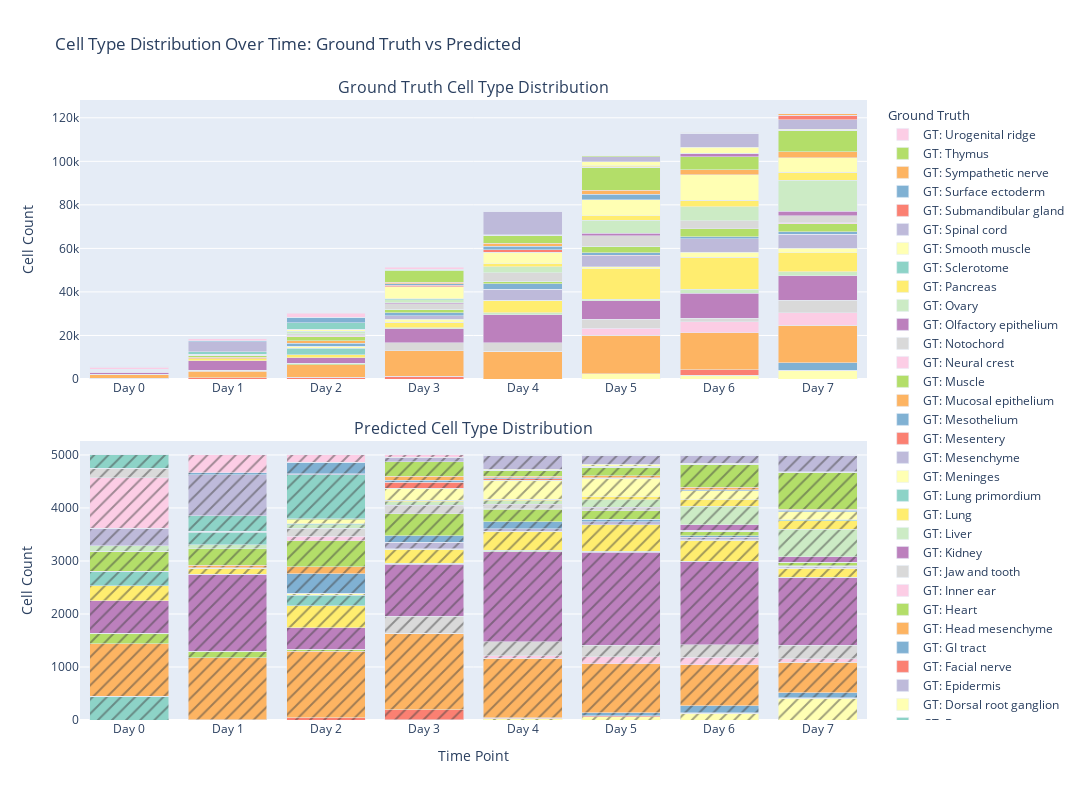
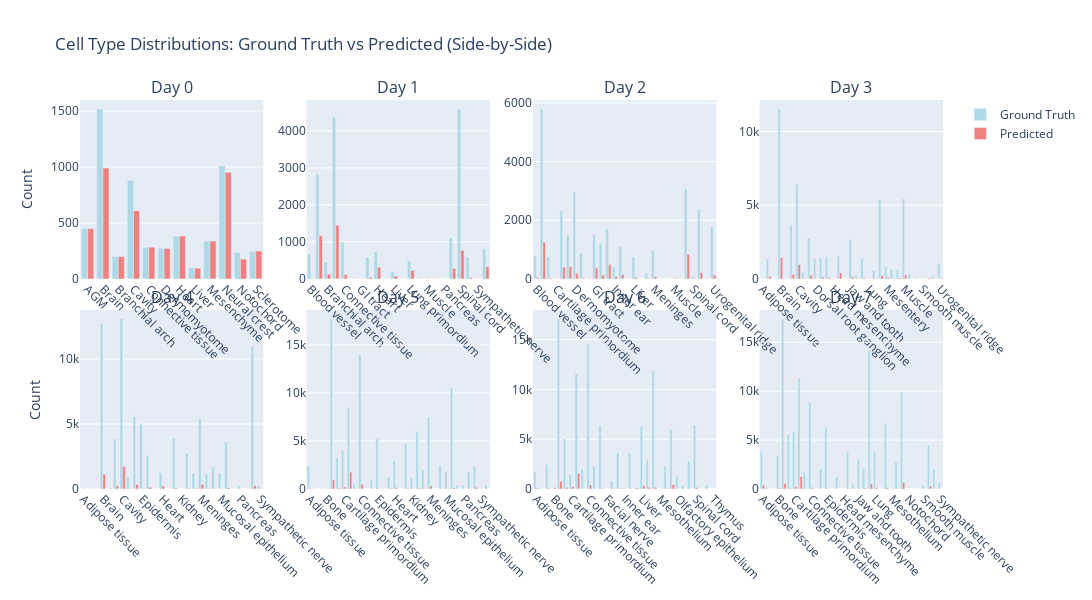
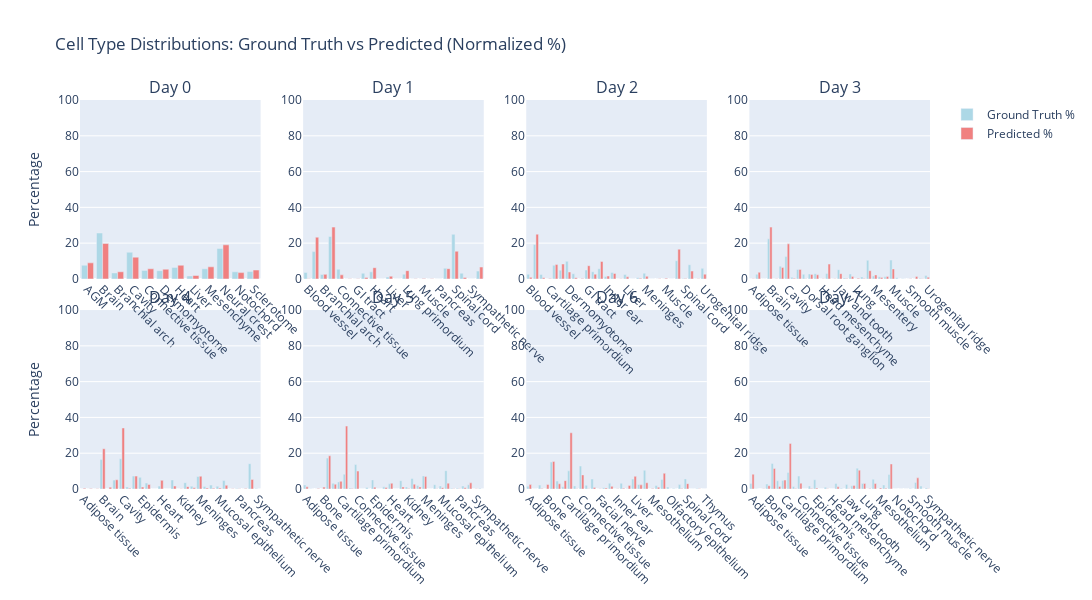

These figures' notebook cell, in order:
### Code cell
import plotly.graph_objects as go
import plotly.express as px
from plotly.subplots import make_subplots
import pandas as pd
import numpy as np

def create_temporal_celltype_histograms(pred_celltype_names_list, gt_celltype_names_list, time_labels=None):
    """
    Create time-varying histograms showing cell type distributions for GT and Predicted data
    """
    
    if time_labels is None:
        time_labels = [f"Time {i}" for i in range(len(pred_celltype_names_list))]
    
    # Get all unique cell types across both datasets
    all_celltypes = set()
    for celltype_names in pred_celltype_names_list + gt_celltype_names_list:
        all_celltypes.update(celltype_names)
    all_celltypes = sorted(list(all_celltypes))
    
    # Create color map for cell types
    colors = px.colors.qualitative.Set3
    if len(all_celltypes) > len(colors):
        colors = colors * (len(all_celltypes) // len(colors) + 1)
    celltype_colors = {ct: colors[i] for i, ct in enumerate(all_celltypes)}
    
    # Prepare data for plotting
    plot_data = []
    
    for t, time_label in enumerate(time_labels):
        # Ground Truth data
        if t < len(gt_celltype_names_list):
            gt_counts = pd.Series(gt_celltype_names_list[t]).value_counts()
            for celltype in all_celltypes:
                count = gt_counts.get(celltype, 0)
                plot_data.append({
                    'Time': time_label,
                    'Cell_Type': celltype,
                    'Count': count,
                    'Data_Type': 'Ground Truth',
                    'Time_Index': t
                })
        
        # Predicted data
        if t < len(pred_celltype_names_list):
            pred_counts = pd.Series(pred_celltype_names_list[t]).value_counts()
            for celltype in all_celltypes:
                count = pred_counts.get(celltype, 0)
                plot_data.append({
                    'Time': time_label,
                    'Cell_Type': celltype,
                    'Count': count,
                    'Data_Type': 'Predicted',
                    'Time_Index': t
                })
    
    df = pd.DataFrame(plot_data)
    
    # Create subplots: one row for GT, one for Predicted
    fig = make_subplots(
        rows=2, cols=1,
        subplot_titles=('Ground Truth Cell Type Distribution', 'Predicted Cell Type Distribution'),
        vertical_spacing=0.1
    )
    
    # Add GT histograms
    gt_data = df[df['Data_Type'] == 'Ground Truth']
    for celltype in all_celltypes:
        celltype_data = gt_data[gt_data['Cell_Type'] == celltype]
        if celltype_data['Count'].sum() > 0:  # Only plot if celltype exists
            fig.add_trace(
                go.Bar(
                    x=celltype_data['Time'],
                    y=celltype_data['Count'],
                    name=f'GT: {celltype}',
                    marker_color=celltype_colors[celltype],
                    legendgroup='gt',
                    legendgrouptitle_text="Ground Truth"
                ),
                row=1, col=1
            )
    
    # Add Predicted histograms
    pred_data = df[df['Data_Type'] == 'Predicted']
    for celltype in all_celltypes:
        celltype_data = pred_data[pred_data['Cell_Type'] == celltype]
        if celltype_data['Count'].sum() > 0:  # Only plot if celltype exists
            fig.add_trace(
                go.Bar(
                    x=celltype_data['Time'],
                    y=celltype_data['Count'],
                    name=f'Pred: {celltype}',
                    marker_color=celltype_colors[celltype],
                    marker_pattern_shape="/",  # Add pattern to distinguish from GT
                    legendgroup='pred',
                    legendgrouptitle_text="Predicted"
                ),
                row=2, col=1
            )
    
    fig.update_layout(
        title_text="Cell Type Distribution Over Time: Ground Truth vs Predicted",
        height=800,
        width=1200,
        barmode='stack',
        legend=dict(
            orientation="v",
            yanchor="top",
            y=1,
            xanchor="left",
            x=1.02
        )
    )
    
    fig.update_xaxes(title_text="Time Point", row=2, col=1)
    fig.update_yaxes(title_text="Cell Count", row=1, col=1)
    fig.update_yaxes(title_text="Cell Count", row=2, col=1)
    
    return fig

def create_side_by_side_histograms(pred_celltype_names_list, gt_celltype_names_list, time_labels=None):
    """
    Create side-by-side histograms for easier comparison
    """
    
    if time_labels is None:
        time_labels = [f"Time {i}" for i in range(len(pred_celltype_names_list))]
    
    # Get all unique cell types
    all_celltypes = set()
    for celltype_names in pred_celltype_names_list + gt_celltype_names_list:
        all_celltypes.update(celltype_names)
    all_celltypes = sorted(list(all_celltypes))
    
    # Create color map
    colors = px.colors.qualitative.Set3
    if len(all_celltypes) > len(colors):
        colors = colors * (len(all_celltypes) // len(colors) + 1)
    celltype_colors = {ct: colors[i] for i, ct in enumerate(all_celltypes)}
    
    # Create subplots for each time point
    n_times = len(time_labels)
    cols = min(4, n_times)  # Max 4 columns
    rows = (n_times + cols - 1) // cols
    
    fig = make_subplots(
        rows=rows, cols=cols,
        subplot_titles=[f"{label}" for label in time_labels],
        vertical_spacing=0.08,
        horizontal_spacing=0.05
    )
    
    for t, time_label in enumerate(time_labels):
        row = t // cols + 1
        col = t % cols + 1
        
        # Get GT and Pred counts for this time point
        if t < len(gt_celltype_names_list):
            gt_counts = pd.Series(gt_celltype_names_list[t]).value_counts()
        else:
            gt_counts = pd.Series([], dtype=int)
            
        if t < len(pred_celltype_names_list):
            pred_counts = pd.Series(pred_celltype_names_list[t]).value_counts()
        else:
            pred_counts = pd.Series([], dtype=int)
        
        # Add bars for each cell type
        celltypes_present = sorted(set(gt_counts.index.tolist() + pred_counts.index.tolist()))
        
        x_positions = np.arange(len(celltypes_present))
        width = 0.35
        
        # GT bars
        gt_values = [gt_counts.get(ct, 0) for ct in celltypes_present]
        pred_values = [pred_counts.get(ct, 0) for ct in celltypes_present]
        
        fig.add_trace(
            go.Bar(
                x=[f"{ct}" for ct in celltypes_present],
                y=gt_values,
                name='Ground Truth' if t == 0 else '',
                marker_color='lightblue',
                showlegend=(t == 0),
                offsetgroup=1
            ),
            row=row, col=col
        )
        
        fig.add_trace(
            go.Bar(
                x=[f"{ct}" for ct in celltypes_present],
                y=pred_values,
                name='Predicted' if t == 0 else '',
                marker_color='lightcoral',
                showlegend=(t == 0),
                offsetgroup=2
            ),
            row=row, col=col
        )
        
        # Update axes
        fig.update_xaxes(tickangle=45, row=row, col=col)
        fig.update_yaxes(title_text="Count" if col == 1 else "", row=row, col=col)
    
    fig.update_layout(
        title_text="Cell Type Distributions: Ground Truth vs Predicted (Side-by-Side)",
        height=300 * rows,
        width=1400,
        barmode='group'
    )
    
    return fig

# # Create both types of histograms
fig_stacked = create_temporal_celltype_histograms(pred_celltype_names_IVP, gt_celltype_names_IVP, 
                                                 time_labels=[f"Day {i}" for i in range(len(pred_celltype_names_IVP))])

fig_sidebyside = create_side_by_side_histograms(pred_celltype_names_IVP, gt_celltype_names_IVP,
                                               time_labels=[f"Day {i}" for i in range(len(pred_celltype_names_IVP))])

# # Display the plots
fig_stacked.show()
fig_sidebyside.show()

# Optional: Create a normalized version (percentages)
def create_normalized_histograms(pred_celltype_names_list, gt_celltype_names_list, time_labels=None):
    """
    Create normalized histograms showing percentages instead of raw counts
    """
    
    if time_labels is None:
        time_labels = [f"Time {i}" for i in range(len(pred_celltype_names_list))]
    
    all_celltypes = set()
    for celltype_names in pred_celltype_names_list + gt_celltype_names_list:
        all_celltypes.update(celltype_names)
    all_celltypes = sorted(list(all_celltypes))
    
    # Create subplots for each time point
    n_times = len(time_labels)
    cols = min(4, n_times)
    rows = (n_times + cols - 1) // cols
    
    fig = make_subplots(
        rows=rows, cols=cols,
        subplot_titles=[f"{label}" for label in time_labels],
        vertical_spacing=0.08,
        horizontal_spacing=0.05
    )
    
    for t, time_label in enumerate(time_labels):
        row = t // cols + 1
        col = t % cols + 1
        
        # Get normalized counts
        if t < len(gt_celltype_names_list):
            gt_counts = pd.Series(gt_celltype_names_list[t]).value_counts(normalize=True) * 100
        else:
            gt_counts = pd.Series([], dtype=float)
            
        if t < len(pred_celltype_names_list):
            pred_counts = pd.Series(pred_celltype_names_list[t]).value_counts(normalize=True) * 100
        else:
            pred_counts = pd.Series([], dtype=float)
        
        celltypes_present = sorted(set(gt_counts.index.tolist() + pred_counts.index.tolist()))
        
        gt_values = [gt_counts.get(ct, 0) for ct in celltypes_present]
        pred_values = [pred_counts.get(ct, 0) for ct in celltypes_present]
        
        fig.add_trace(
            go.Bar(
                x=[f"{ct}" for ct in celltypes_present],
                y=gt_values,
                name='Ground Truth %' if t == 0 else '',
                marker_color='lightblue',
                showlegend=(t == 0),
                offsetgroup=1
            ),
            row=row, col=col
        )
        
        fig.add_trace(
            go.Bar(
                x=[f"{ct}" for ct in celltypes_present],
                y=pred_values,
                name='Predicted %' if t == 0 else '',
                marker_color='lightcoral',
                showlegend=(t == 0),
                offsetgroup=2
            ),
            row=row, col=col
        )
        
        fig.update_xaxes(tickangle=45, row=row, col=col)
        fig.update_yaxes(title_text="Percentage" if col == 1 else "", row=row, col=col, range=[0, 100])
    
    fig.update_layout(
        title_text="Cell Type Distributions: Ground Truth vs Predicted (Normalized %)",
        height=300 * rows,
        width=1400,
        barmode='group'
    )
    
    return fig

# # Create normalized version
fig_normalized = create_normalized_histograms(pred_celltype_names_IVP, gt_celltype_names_IVP,
                                            time_labels=[f"Day {i}" for i in range(len(pred_celltype_names_IVP))])
fig_normalized.show()
